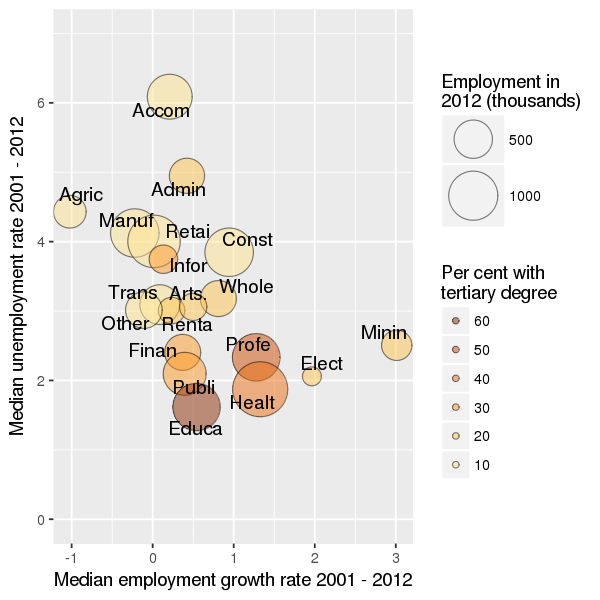

Generate this figure with R:
library(ggplot2)
library(ggrepel)


mmur <- structure(list(Medgrowth = c(-1.02232983588915, 3.01155115511551,-0.220617729642996, 1.96506550218342, 0.943970767356888, 0.810810810810807,0.0166694449074782, 0.21064457239153, 0.0876731544801004, 0.132216835610393,0.370644922164558,0.23378141437756, 1.27810650887574, 0.42301184433164,0.394880174291941, 0.54216172568924, 1.32690882134916, 0.499722376457527,-0.108885017421599), Medunemp = c(4.430550475, 2.5060469975,4.1239796475, 2.0585977455, 3.846659243, 3.1792594425, 4.0033450105,6.0882984255, 3.091889808,3.7462810695, 2.4038147815, 3.0065393475,2.3331894185, 4.9482480125, 2.0955470885, 1.616694725, 1.873037069,3.060170157, 3.0131425595), Empsize = c(324.2,270.6, 962.1,149, 962.4, 421.1, 1197.8, 777.8, 552.8, 234.8, 421.1, 203.2,915.7, 396.1, 685.9, 904.5, 1366.9, 215.4, 440.5), Eduratio = c(0.1,0.2, 0.1, 0.2, 0.1, 0.2, 0.1, 0.1, 0.1, 0.3, 0.3, 0.2, 0.5, 0.2,0.3, 0.6, 0.4, 0.2, 0.1), Names = structure(c(3L, 12L, 11L, 7L,5L, 19L, 17L, 1L, 18L, 10L, 8L, 16L, 14L, 2L, 15L, 6L, 9L, 4L,13L), .Label = c("Accom", "Admin","Agric", "Arts.", "Const","Educa", "Elect", "Finan", "Healt","Infor","Manuf","Minin","Other", "Profe", "Publi", "Renta", "Retai", "Trans", "Whole"), class = "factor"), colour1 = structure(c(6L, 5L, 6L, 5L, 6L,5L, 6L, 6L, 6L, 4L, 4L, 5L, 2L, 5L, 4L, 1L, 3L, 5L, 6L), .Label = c("#8C2D04","#CC4C02", "#EC7014", "#FE9929","#FEC44F", "#FEE391"), class = "factor")), .Names = c("Medgrowth","Medunemp", "Empsize", "Eduratio", "Names", "colour1"), row.names = c("Agric","Minin", "Manuf", "Elect", "Const", "Whole", "Retai", "Accom","Trans", "Infor", "Finan", "Renta", "Profe", "Admin", "Publi","Educa", "Healt", "Arts.", "Other"), class = "data.frame")



plot = ggplot(mmur, aes(x = Medgrowth, y = Medunemp, size = Empsize, label = Names, fill = colour1)) +
  geom_point(shape=21, alpha=0.5) + 
  scale_size(range = c(5, sqrt(max(mmur$Empsize)/min(mmur$Empsize)*5^2)), name = "Employment in\n2012 (thousands)") +
  geom_text_repel(size = 4, colour = "black" ) + 
  scale_fill_manual(values = levels(mmur$colour1), name = "Per cent with\ntertiary degree", label = c(60, 50, 40, 30, 20, 10)) + 
  xlab("Median employment growth rate 2001 - 2012") +
  ylab("Median unemployment rate 2001 - 2012") + 
  ylim(c(0,7))


png("bubble.png", width=600, height=600, res=120)
print(plot)
dev.off()

